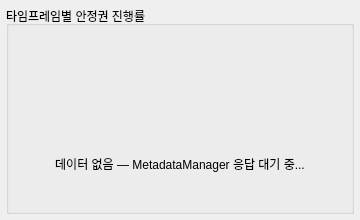
<?xml version="1.0" encoding="UTF-8"?>
<!--
  TFProgressWidget — 타임프레임별 안정권 진행률 위젯의 외곽 컨테이너 (Qt Designer 호환).

  본 .ui 파일은 SRP 규칙( "*.ui 파일은 순수 XML 형식 유지" )을 충족시키기 위한
  외곽 골격만 정의한다. 타임프레임별 행(QProgressBar + 상태칩) 은 런타임에
  TFProgressWidget(.py) 가 동적으로 생성하여 ``rows_host`` QWidget 의 레이아웃에
  추가하므로, 본 파일을 Qt Designer 에서 열어 편집해도 동적 행 자체는 영향받지
  않는다. 제목 / 마진 / placeholder 텍스트만 디자이너에서 조정 가능.

  사용 측에서 uic.loadUi("tf_progress_widget.ui", host_widget) 로 로드하면
  host_widget.rows_host 와 host_widget.label_placeholder 위젯을 얻을 수 있다.
  단, 현 TFProgressWidget 구현은 .ui 를 사용하지 않고 코드만으로 동등한
  레이아웃을 만들므로 본 파일은 *선택적 디자이너 자료* 이다 (비파괴).
-->
<ui version="4.0">
 <class>TFProgressWidget</class>
 <widget class="QWidget" name="TFProgressWidget">
  <property name="geometry">
   <rect><x>0</x><y>0</y><width>360</width><height>220</height></rect>
  </property>
  <property name="windowTitle"><string>TF 안정권 진행률</string></property>
  <layout class="QVBoxLayout" name="root_layout">
   <property name="spacing"><number>4</number></property>
   <property name="leftMargin"><number>6</number></property>
   <property name="topMargin"><number>6</number></property>
   <property name="rightMargin"><number>6</number></property>
   <property name="bottomMargin"><number>6</number></property>
   <item>
    <widget class="QGroupBox" name="group_box">
     <property name="title"><string>타임프레임별 안정권 진행률</string></property>
     <layout class="QVBoxLayout" name="group_layout">
      <property name="spacing"><number>4</number></property>
      <property name="leftMargin"><number>6</number></property>
      <property name="topMargin"><number>10</number></property>
      <property name="rightMargin"><number>6</number></property>
      <property name="bottomMargin"><number>6</number></property>
      <item>
       <widget class="QWidget" name="rows_host" native="true">
        <property name="toolTip"><string>런타임에 TFProgressWidget 가 각 타임프레임 행을 동적으로 추가하는 호스트.</string></property>
        <layout class="QGridLayout" name="rows_layout">
         <property name="horizontalSpacing"><number>6</number></property>
         <property name="verticalSpacing"><number>3</number></property>
         <property name="leftMargin"><number>0</number></property>
         <property name="topMargin"><number>0</number></property>
         <property name="rightMargin"><number>0</number></property>
         <property name="bottomMargin"><number>0</number></property>
        </layout>
       </widget>
      </item>
      <item>
       <widget class="QLabel" name="label_placeholder">
        <property name="text"><string>데이터 없음 — MetadataManager 응답 대기 중...</string></property>
        <property name="alignment"><set>Qt::AlignCenter</set></property>
        <property name="visible"><bool>false</bool></property>
       </widget>
      </item>
     </layout>
    </widget>
   </item>
  </layout>
 </widget>
 <resources/>
 <connections/>
</ui>
